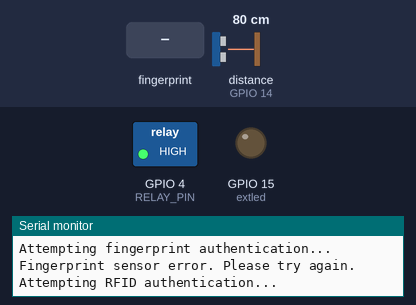
Bench run of a sketch on a simulated ESP32. Shown: switched loads named in the sketch (green lamp = pin HIGH), output pins drawn as LEDs (lit = HIGH), the last lines printed to the serial monitor. Inputs (shaded band) come from the test bench; at power-on: distance to the obstacle (sensor on GPIO 14) 80 cm. The echo pulse lasts 58.3 µs per cm; WiFi joins after 1.5 s; servers stay silent unless stated.

Above: at 3.9 s.
4.0 s: finger stored as number 1 placed on the sensor
At 14.5 s:
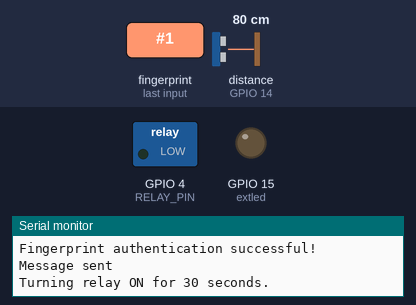
Timing chart, 0 to 45.3 s (numbered marks = the images above; inputs shaded):
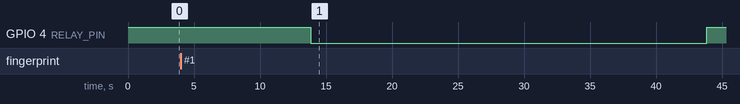

The sketch:

ESP-CU-TOATE-FUNCTIILE-INCLUSIV-RFID.ino
```cpp
#include <Adafruit_Fingerprint.h>
#include <Keypad.h>
#include <NewPing.h>
#include <SPI.h>
#include <MFRC522.h>
#include <WiFi.h>
String receivedMessage = "";

// const char* ssid = "iPhone - Eduard";
// const char* password = "idk12345";
const char* ssid = "WI-FI";
const char* password = "1234554321";
WiFiServer server(80);
const char* host = "192.168.1.128"; // IP address of the receiver ESP32
//const char* host = "172.20.10.7";
IPAddress local_IP("192.168.1.129"); // Set your desired static IP address
IPAddress gateway("192.168.1.1");
IPAddress subnet("255.255.255.0"); // Subnet mask for iPhone hotspot
IPAddress primaryDNS("8.8.8.8"); // Optional: Google DNS
IPAddress secondaryDNS("8.8.4.4"); // Optional: Google DNS
const byte ROW_NUM = 4;
const byte COLUMN_NUM = 3;
char keys[ROW_NUM][COLUMN_NUM] = {
  {'1', '2', '3'},
  {'4', '5', '6'},
  {'7', '8', '9'},
  {'*', '0', '#'}
};
byte pin_rows[ROW_NUM] = {26, 16, 17, 33}; // Updated pin numbers for ESP32
byte pin_column[COLUMN_NUM] = {25, 27, 32}; // Updated pin numbers for ESP32
Keypad keypad = Keypad(makeKeymap(keys), pin_rows, pin_column, ROW_NUM, COLUMN_NUM);
unsigned long lastKeyPressTime = 0;
const unsigned long debounceDelay = 200; // Increased debounce delay
#define mySerial Serial2 // Use Serial2 for fingerprint sensor on ESP32
const unsigned long WiFiCheckInterval = 30000;
unsigned long lastWiFiCheckTime = 0;

Adafruit_Fingerprint finger = Adafruit_Fingerprint(&mySerial);

const int RELAY_PIN = 4;
const int trigPin = 13; // HC-SR04 Trig pin
const int echoPin = 14; // HC-SR04 Echo pin
const int extled = 15;

NewPing sonar(trigPin, echoPin); // Define the HC-SR04 sensor

#define SS_PIN 5  // RFID SS pin
#define RST_PIN 0 // RFID RST pin
#define SCK_PIN 18  // RFID SCK pin
#define MOSI_PIN 23 // RFID MOSI pin
#define MISO_PIN 19 // RFID MISO pin

MFRC522 rfid(SS_PIN, RST_PIN); // Instance of the class

void setup() {
  Serial.begin(115200);

  for (int i = 0; i < ROW_NUM; i++) {
    pinMode(pin_rows[i], INPUT_PULLUP);
  }
  for (int i = 0; i < COLUMN_NUM; i++) {
    pinMode(pin_column[i], INPUT_PULLUP);
  }

  pinMode(RELAY_PIN, OUTPUT);
  digitalWrite(RELAY_PIN, HIGH);
  pinMode(extled, OUTPUT); // Initialize 27 pin as output for the LED

  // Initialize HC-SR04 sensor
  pinMode(trigPin, OUTPUT);
  pinMode(echoPin, INPUT);

  // Initialize fingerprint sensor
  mySerial.begin(57600, SERIAL_8N1, 22, 21);  // RX on GPIO 16, TX on GPIO 17
  finger.begin(57600);
  unsigned long start = millis();
  while (!finger.verifyPassword()) {
    if (millis() - start > 5000) {  // Wait for 5 seconds to find the sensor
      Serial.println(F("Did not find fingerprint sensor, restarting..."));
      ESP.restart();  // Reset the ESP32 board
    }
    delay(100);
  }
  Serial.println(F("Found fingerprint sensor!"));

  // Initialize RFID reader
  SPI.begin(SCK_PIN, MISO_PIN, MOSI_PIN, SS_PIN);
  rfid.PCD_Init();

  unsigned long lastDistanceCheckTime = 0;
  const unsigned long distanceCheckInterval = 1000; // Check distance every second

  bool fingerprintAuthenticating = false;
  bool rfidAuthenticating = false;
  bool passwordAuthenticating = false;

  // Connect to WiFi
  Serial.println();
  Serial.println("Connecting to WiFi...");
  if (!WiFi.config(local_IP, gateway, subnet, primaryDNS, secondaryDNS)) {
    Serial.println("STA Failed to configure");
  }
  WiFi.begin(ssid, password);

  int attempts = 0;
  const int maxAttempts = 5;

  while (WiFi.status() != WL_CONNECTED && attempts < maxAttempts) {
    delay(1000);
    Serial.println("Connecting to WiFi...");
    attempts++;
  }

  if (WiFi.status() == WL_CONNECTED) {
    Serial.println("Connected to WiFi");
    Serial.print("IP address: ");
    Serial.println(WiFi.localIP());
    server.begin();
    Serial.println("Server started");
  } else {
    Serial.println("Failed to connect to WiFi after 5 attempts");
    // Continue with the rest of your setup code even if not connected
  }
  do {

    WiFiClient client = server.available();
    if (client) {
      Serial.println("Client connected");

      // Read the request
      String request = client.readStringUntil('\r');
      Serial.println(request);

      receivedMessage = request;
      Serial.println(receivedMessage);

      // Send a response to the client
      client.println("HTTP/1.1 200 OK");
      client.println("Content-Type: text/html");
      client.println();
      client.println("<html><body><h1>Message received</h1></body></html>");
      client.stop(); // Close the connection

    }
    if (millis() - lastWiFiCheckTime >= WiFiCheckInterval) {
    lastWiFiCheckTime = millis();
    if (WiFi.status() != WL_CONNECTED) {
      Serial.println("WiFi connection lost. Restarting...");
      ESP.restart();
    }
  }
    if (receivedMessage.indexOf("unlocked") >= 0) {
      digitalWrite(extled, LOW); // Turn off exterior LED
      controlRelay();
      ESP.restart();
    }
    // Check distance every second
    if (millis() - lastDistanceCheckTime >= distanceCheckInterval) {
      lastDistanceCheckTime = millis(); // Update last check time

      // Read distance from HC-SR04 sensor
      unsigned int distance = sonar.ping_cm();

      // If distance is less than 30 cm, turn on LED
      if (distance < 30) {
        digitalWrite(extled, HIGH); // Turn on LED connected to 27
      } else {
        digitalWrite(extled, LOW); // Turn off LED connected to 27
      }
    }

    if (!fingerprintAuthenticating) {
      // If not already authenticating with fingerprint, attempt fingerprint authentication
      fingerprintAuthenticating = fingerprintAuthenticate();
    }

    if (!rfidAuthenticating) {
      // If not already authenticating with RFID, attempt RFID authentication
      rfidAuthenticating = rfidAuthenticate();
    }

    // If any authentication method is successful, break out of the loop
    if (fingerprintAuthenticating || rfidAuthenticating) {
      break;
    }

    if (!passwordAuthenticating) {
      // If not already authenticating with password, attempt password authentication
      passwordAuthenticating = passwordAuthenticate();
    }

  } while (true); // Loop indefinitely until authentication succeeds

  // Restart the ESP32 after successful authentication
  ESP.restart();
}

bool fingerprintAuthenticate() {
  Serial.println(F("\nAttempting fingerprint authentication..."));

  // Capture fingerprint image
  uint8_t p = finger.getImage();
  if (p != FINGERPRINT_OK) {
    Serial.println(F("\nFingerprint sensor error. Please try again."));
    return false;
  }

  // Convert fingerprint image to template
  p = finger.image2Tz();
  if (p != FINGERPRINT_OK) {
    Serial.println(F("\nFingerprint image conversion failed. Please try again."));
    return false;
  }

  // Search for fingerprint match
  p = finger.fingerSearch();
  if (p == FINGERPRINT_OK) {
    Serial.println(F("\nFingerprint authentication successful!"));

    sendMessage("   Dor unlocked\n\n    (Fingerprint)\r\n");

    digitalWrite(extled, LOW); // Turn off extled after successful authentication
    controlRelay();
    return true;
  } else {
    Serial.println(F("\nFingerprint authentication failed."));

    sendMessage("      Invalid \n\n     fingerprint\r\n");

    return false;
  }
}

bool passwordAuthenticate() {
  Serial.println(F("\nPlease enter password:"));
  String password = "";
  unsigned long startTime = millis();
  bool timedOut = false; // Flag to track if time limit is reached
  do {
    char key = keypad.getKey();
    if ((key >= '0' && key <= '9') || key == '*' || key == '#') {
      if (millis() - lastKeyPressTime > debounceDelay) {
        password += key;
        Serial.print(key); // Print actual key for each entered digit
        lastKeyPressTime = millis();
      }
    }
    if (millis() - startTime >= 5000) {
      timedOut = true;
    }
    delay(100); // Delay to avoid multiple key inputs
  } while (password.length() < 4 && !timedOut);

  bool success = password == "8888";

  if (success && !timedOut) { // Check if password is correct and not timed out
    Serial.println(F("\nPassword authentication successful!"));

    sendMessage("   Dor unlocked\n\n     (Password)\r\n");

    digitalWrite(extled, LOW); // Turn off extled after successful authentication
    controlRelay();
  } else {
    if (!timedOut) {
      Serial.println(F("\nPassword authentication failed."));

      sendMessage("      Invalid\n\n      Password\r\n");
    }
  }
  return success && !timedOut; // Return success only if password is correct and not timed out
}

bool rfidAuthenticate() {
  Serial.println(F("\nAttempting RFID authentication..."));
  unsigned long startTime = millis();
  while (millis() - startTime < 5000) {
    if (rfid.PICC_IsNewCardPresent() && rfid.PICC_ReadCardSerial()) {
      Serial.print("UID:");
      String uid = "";
      for (byte i = 0; i < rfid.uid.size; i++) {
        uid += String(rfid.uid.uidByte[i] < 0x10 ? "0" : "");
        uid += String(rfid.uid.uidByte[i], HEX);
      }
      Serial.println(uid);
      // Expected UID: D8 8D CA 9E
      if (rfid.uid.uidByte[0] == 0xD8 &&
          rfid.uid.uidByte[1] == 0x8D &&
          rfid.uid.uidByte[2] == 0xCA &&
          rfid.uid.uidByte[3] == 0x9E) {
        rfid.PICC_HaltA();
        rfid.PCD_StopCrypto1();
        Serial.println("RFID authentication successful!");

        sendMessage("   Dor unlocked\n\n       (RFID)\r\n");

        digitalWrite(extled, LOW); // Turn off extled after successful authentication
        controlRelay();

        return true;
      } else {
        Serial.println("RFID authentication failed! (Incorrect UID)");

        sendMessage("     Invalid\n\n        RFID\r\n");

        return false;
      }
    }
    delay(100); // Small delay to avoid overloading the RFID reader
  }
  Serial.println("RFID authentication failed! (Timeout)");
  return false;
}

void loop() {
  // Empty loop as main authentication is handled in setup
}

void controlRelay() {
  Serial.println("Turning relay ON for 30 seconds.");
  digitalWrite(RELAY_PIN, LOW); // Turn on the relay
  delay(30000);
  digitalWrite(RELAY_PIN, HIGH); // Turn on the relay
}

void sendMessage(String message) {
  bool messageSent = false;
  int retryCount = 0;
  const int maxRetries = 5;

  while (!messageSent && retryCount < maxRetries) {
    WiFiClient client;
    if (client.connect(host, 80)) {
      // Send the message
      client.print(message);
      client.print("Host: ");
      client.print(host);
      client.print("\r\n");
      client.print("Connection: close\r\n\r\n");
      delay(10);

      Serial.println("Message sent");
      client.stop();
      messageSent = true;
    } else {
      Serial.println("Connection failed, retrying...");
      delay(1000); // Wait 1 second before retrying
      retryCount++;
    }
  }

  if (!messageSent) {
    Serial.println("Failed to send message after 5 attempts.");
  }
}
```

Measured:
- after the input at 4.0 s, GPIO 4 (RELAY_PIN): HIGH → LOW after 9.8 s, → HIGH 30.0 s later
